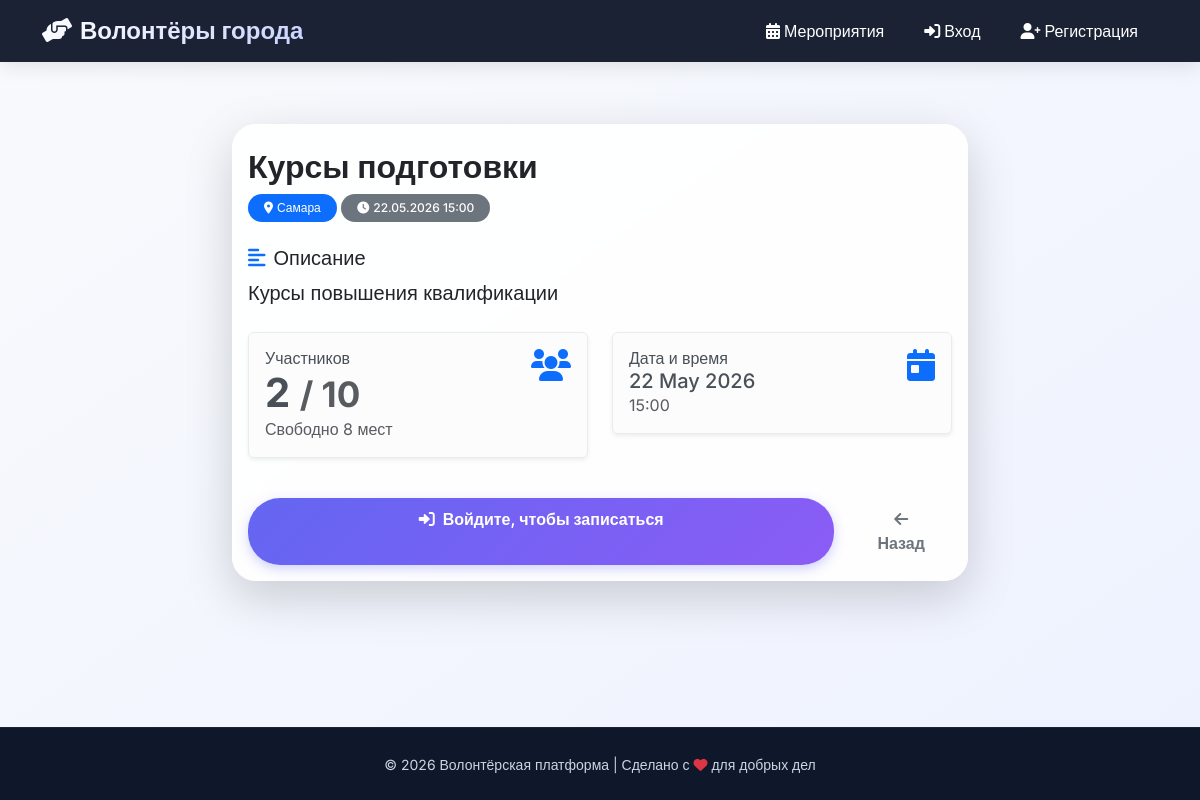
Screenshot of /event/1 with the database file from the repository.
### models.py (models this page shows)
class Event(db.Model):
    id = db.Column(db.Integer, primary_key=True)
    title = db.Column(db.String(200), nullable=False)
    description = db.Column(db.Text, nullable=False)
    location = db.Column(db.String(200), nullable=False)
    date = db.Column(db.DateTime, nullable=False)
    max_volunteers = db.Column(db.Integer, default=10)
    created_by = db.Column(db.Integer, db.ForeignKey('user.id'), nullable=False)
    created_at = db.Column(db.DateTime, default=datetime.utcnow)
    registrations = db.relationship('Registration', backref='event', lazy=True)
    @property
    def current_volunteers(self):
        return len(self.registrations)
    @property
    def spots_left(self):
        return self.max_volunteers - self.current_volunteers

### app.py (the view)
@app.route('/event/<int:event_id>')
def event_detail(event_id):
    event = Event.query.get_or_404(event_id)
    is_registered = False
    if current_user.is_authenticated:
        is_registered = Registration.query.filter_by(user_id=current_user.id, event_id=event.id).first() is not None
    return render_template('event_detail.html', event=event, is_registered=is_registered)

### templates/event_detail.html
{% extends "base.html" %}
{% block content %}
<div class="row justify-content-center">
    <div class="col-lg-8">
        <div class="card border-0 shadow-lg">
            <div class="card-header bg-transparent border-0 pt-4">
                <h2 class="mb-0 fw-bold">{{ event.title }}</h2>
                <div class="mt-2">
                    <span class="badge bg-primary"><i class="fas fa-map-marker-alt me-1"></i>{{ event.location }}</span>
                    <span class="badge bg-secondary"><i class="fas fa-clock me-1"></i>{{ event.date.strftime('%d.%m.%Y %H:%M') }}</span>
                </div>
            </div>
            <div class="card-body">
                <div class="mb-4">
                    <h5><i class="fas fa-align-left me-2 text-primary"></i>Описание</h5>
                    <p class="lead">{{ event.description }}</p>
                </div>
                <div class="row mb-4">
                    <div class="col-md-6">
                        <div class="alert alert-light shadow-sm">
                            <i class="fas fa-users fa-2x float-end text-primary"></i>
                            <h6 class="mb-0">Участников</h6>
                            <p class="display-6 fw-bold mb-0">{{ event.current_volunteers }} <small class="text-muted">/ {{ event.max_volunteers }}</small></p>
                            <span class="text-muted">Свободно {{ event.spots_left }} мест</span>
                        </div>
                    </div>
                    <div class="col-md-6">
                        <div class="alert alert-light shadow-sm">
                            <i class="fas fa-calendar-day fa-2x float-end text-primary"></i>
                            <h6 class="mb-0">Дата и время</h6>
                            <p class="h5 mb-0">{{ event.date.strftime('%d %B %Y') }}</p>
                            <span class="text-muted">{{ event.date.strftime('%H:%M') }}</span>
                        </div>
                    </div>
                </div>
                <div class="d-flex gap-3 mt-4">
                    {% if current_user.is_authenticated %}
                        {% if is_registered %}
                            <form method="POST" action="{{ url_for('cancel_registration', event_id=event.id) }}" class="flex-grow-1">
                                <button type="submit" class="btn btn-danger w-100"><i class="fas fa-times-circle me-2"></i>Отменить запись</button>
                            </form>
                        {% else %}
                            {% if event.spots_left > 0 %}
                                <form method="POST" action="{{ url_for('register_for_event', event_id=event.id) }}" class="flex-grow-1">
                                    <button type="submit" class="btn btn-success w-100"><i class="fas fa-check-circle me-2"></i>Записаться</button>
                                </form>
                            {% else %}
                                <button class="btn btn-secondary w-100" disabled><i class="fas fa-ban me-2"></i>Нет мест</button>
                            {% endif %}
                        {% endif %}
                    {% else %}
                        <a href="{{ url_for('login') }}" class="btn btn-primary w-100"><i class="fas fa-sign-in-alt me-2"></i>Войдите, чтобы записаться</a>
                    {% endif %}
                    <a href="{{ url_for('events') }}" class="btn btn-outline-secondary"><i class="fas fa-arrow-left"></i> Назад</a>
                </div>
            </div>
        </div>
    </div>
</div>
{% endblock %}

### static/style.css (style rules this page uses)
:root { --primary-gradient: linear-gradient(135deg, #6366f1 0%, #8b5cf6 100%); --secondary-gradient: linear-gradient(135deg, #ec489a 0%, #f43f5e 100%); --success-gradient: linear-gradient(135deg, #10b981 0%, #34d399 100%); --warning-gradient: linear-gradient(135deg, #f59e0b 0%, #fbbf24 100%); --dark-bg: #0f172a; --card-shadow: 0 20px 35px -10px rgba(0, 0, 0, 0.1); --transition: all 0.3s cubic-bezier(0.4, 0, 0.2, 1); }
body { font-family: 'Inter', sans-serif; background: linear-gradient(145deg, #f8fafc 0%, #eef2ff 100%); color: #1e293b; padding-top: 76px; }
.card { border: none; border-radius: 1.5rem; background: rgba(255, 255, 255, 0.9); backdrop-filter: blur(2px); box-shadow: var(--card-shadow); transition: var(--transition); overflow: hidden; }
.btn { border-radius: 2rem; padding: 0.6rem 1.5rem; font-weight: 600; transition: var(--transition); border: none; }
.btn-primary { background: var(--primary-gradient); box-shadow: 0 4px 12px rgba(99, 102, 241, 0.3); }
.badge { padding: 0.5rem 1rem; border-radius: 2rem; font-weight: 500; }
.card, .event-list-item, .hero-section { animation: fadeInUp 0.5s ease-out; }
html, body { height: 100%; margin: 0; display: flex; flex-direction: column; }
body { flex: 1; display: flex; flex-direction: column; }

### rows the page displays
Event: title "Курсы подготовки", location "Самара", date "22.05.2026 15:00", description "Курсы повышения квалификации", max_volunteers "10", spots_left "8", date "22 May 2026", date "15:00"

### other values shown
{{ event.current_volunteers }} "2"
